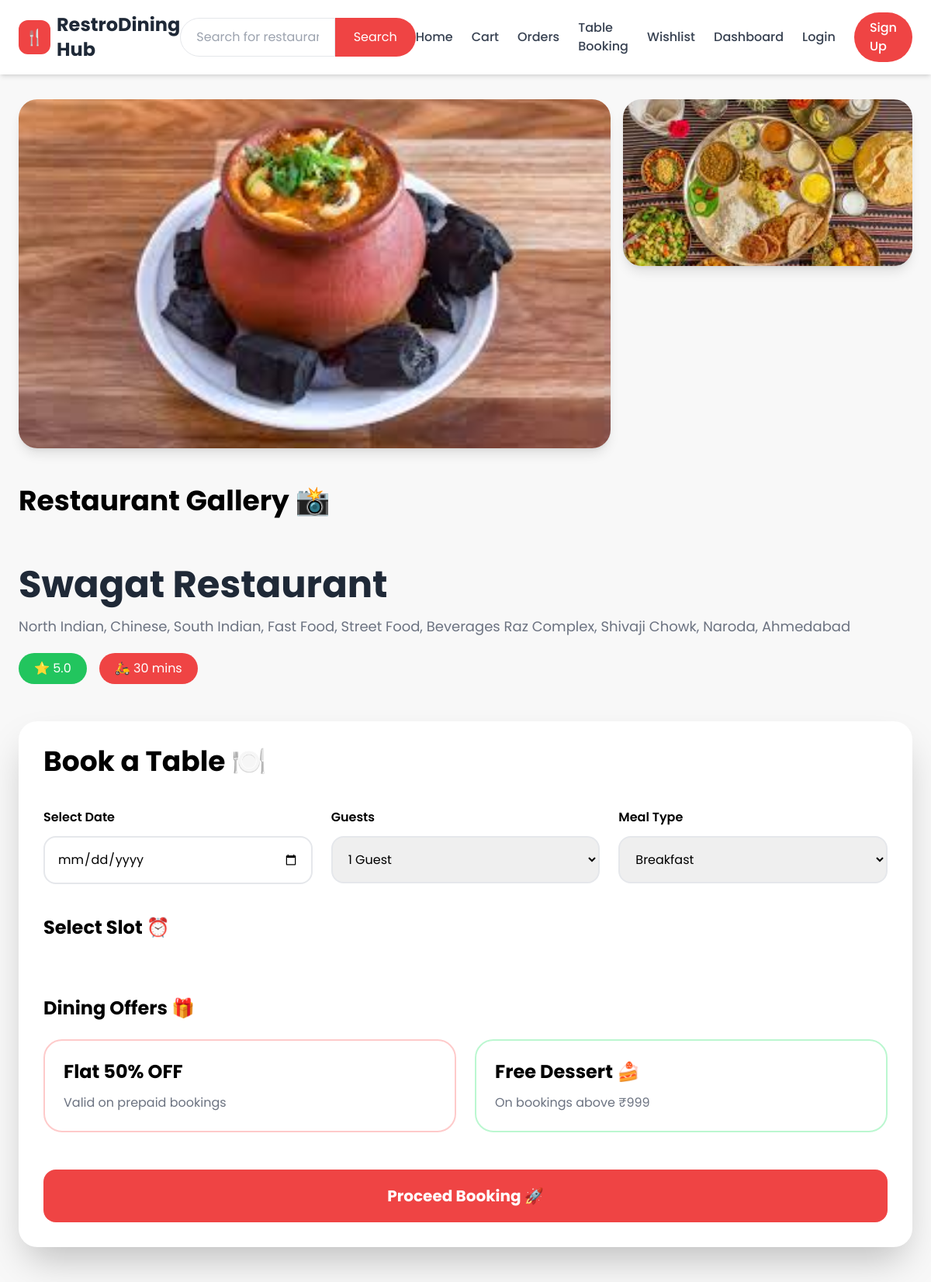
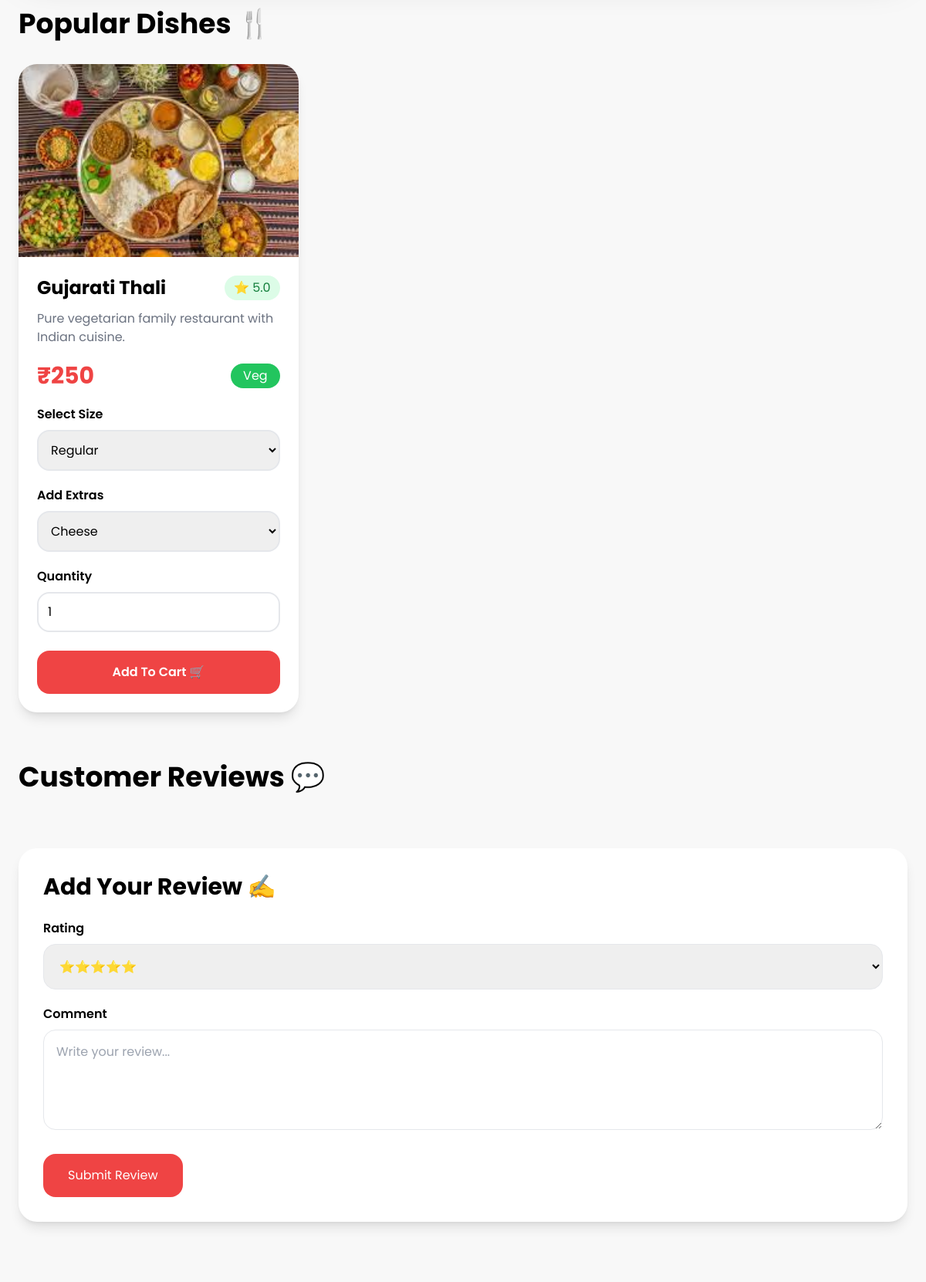
Page /restaurant/1/ (upper part) on the committed database (2 pictures, top to bottom).
### restaurant/models.py (models this page shows, shortened)
class Restaurant(models.Model):
    name = models.CharField(max_length=100)
    address = models.TextField()
    image = models.ImageField(upload_to='restaurants/')
    rating = models.FloatField(default=4.0)
    delivery_time = models.CharField(
        max_length=50,
        default="30 mins"
    )

class Menu(models.Model):
    restaurant = models.ForeignKey('Restaurant', on_delete=models.CASCADE)
    name = models.CharField(max_length=100)
    category = models.ForeignKey(Category, on_delete=models.CASCADE)
    price = models.IntegerField()
    is_veg = models.BooleanField(default=True)
    available = models.BooleanField(default=True)
    offer = models.CharField(max_length=100, blank=True, null=True)
    rating = models.FloatField(default=4.0)
    delivery_time = models.CharField(max_length=50, default="30 mins")
    description = models.TextField()
    image = models.ImageField(upload_to='menu_images/')
    created_at = models.DateTimeField(auto_now_add=True)

### restaurant/views.py (the view)
# urls.py: path('restaurant/<int:id>/', views.restaurant_detail, name='restaurant_detail'),
def restaurant_detail(request, id):
    restaurant = get_object_or_404(Restaurant, id=id)
    return render(request, 'restaurant_detail.html', {
        'restaurant': restaurant,
        'items': Menu.objects.filter(restaurant=restaurant),
        'reviews': Review.objects.filter(menu__restaurant=restaurant),
    })

### templates/restaurant_detail.html (shortened to what this page needs)
{% extends 'base.html' %}
{% block content %}
<div class="max-w-7xl mx-auto px-6 mt-8">
    <div class="grid md:grid-cols-3 gap-4">
        <div class="md:col-span-2">
            <img
            src="{{ restaurant.image.url }}"
            class="w-full h-[450px] object-cover rounded-3xl shadow-lg">
        </div>
        <div class="grid grid-rows-2 gap-4">
            {% for item in items|slice:":2" %}
            <img
            src="{{ item.image.url }}"
            class="w-full h-[215px] object-cover rounded-3xl shadow-lg">
            {% endfor %}
        </div>
    </div>
    <div class="mt-12">
        <h2 class="text-4xl font-bold mb-8">
            Restaurant Gallery 📸
        </h2>
    </div>
    <div class="mt-8 flex flex-col md:flex-row justify-between gap-6">
        <div>
            <h1 class="text-5xl font-bold text-gray-800">
                {{ restaurant.name }}
            </h1>
            <p class="text-gray-500 mt-4 text-lg">
                {{ restaurant.address }}
            </p>
            <div class="flex gap-4 mt-5">
                <span class="bg-green-500 text-white px-5 py-2 rounded-full">
                    ⭐ {{ restaurant.rating }}
                </span>
                <span class="bg-red-500 text-white px-5 py-2 rounded-full">
                    🛵 {{ restaurant.delivery_time }}
                </span>
            </div>
        </div>
    </div>
    <div class="bg-white shadow-2xl rounded-3xl p-8 mt-12">
        <h2 class="text-4xl font-bold mb-10">
            Book a Table 🍽️
        </h2>
        <form action="/confirm-booking/" method="POST">
            <div class="grid md:grid-cols-3 gap-6">
                <div>
                    <label class="font-semibold block mb-3">
                        Select Date
                    </label>
                    <input
                    type="date"
                    name="date"
                    class="w-full border-2 border-gray-200 p-4 rounded-2xl focus:outline-none focus:border-red-500">
                </div>
                <div>
                    <label class="font-semibold block mb-3">
                        Guests
                    </label>
                    <select
                    name="guests"
                    class="w-full border-2 border-gray-200 p-4 rounded-2xl focus:outline-none focus:border-red-500">
                        <option>1 Guest</option>
                    </select>
                </div>
                <div>
                    <label class="font-semibold block mb-3">
                        Meal Type
                    </label>
                    <select
                    name="meal"
                    class="w-full border-2 border-gray-200 p-4 rounded-2xl focus:outline-none focus:border-red-500">
                        <option>Breakfast</option>
                    </select>
                </div>
            </div>
            <div class="mt-10">
                <h3 class="text-2xl font-bold mb-6">
                    Select Slot ⏰
                </h3>
            </div>
            <div class="mt-12">
                <h3 class="text-2xl font-bold mb-6">
                    Dining Offers 🎁
                </h3>
                <div class="grid md:grid-cols-2 gap-6">
                    <div class="border-2 border-red-200 rounded-3xl p-6">
                        <h4 class="text-2xl font-bold">
                            Flat 50% OFF
                        </h4>
                        <p class="text-gray-500 mt-3">
                            Valid on prepaid bookings
                        </p>
                    </div>
                    <div class="border-2 border-green-200 rounded-3xl p-6">
                        <h4 class="text-2xl font-bold">
                            Free Dessert 🍰
                        </h4>
                        <p class="text-gray-500 mt-3">
                            On bookings above ₹999
                        </p>
                    </div>
                </div>
            </div>
            <button
            class="w-full bg-red-500 hover:bg-red-600 text-white py-5 rounded-2xl text-xl font-bold mt-12 transition duration-300">
                Proceed Booking 🚀
            </button>
        </form>
    </div>
    <div class="mt-14">
        <h2 class="text-4xl font-bold mb-8">
            Popular Dishes 🍴
        </h2>
        <div class="grid md:grid-cols-3 gap-8">
            {% for item in items %}
            <div class="bg-white rounded-3xl overflow-hidden shadow-lg hover:scale-105 transition duration-300">
                <img
                src="{{ item.image.url }}"
                class="w-full h-[250px] object-cover">
                <div class="p-6">
                    <div class="flex justify-between items-center">
                        <h3 class="text-2xl font-bold">
                            {{ item.name }}
                        </h3>
                        <span class="bg-green-100 text-green-700 px-3 py-1 rounded-full">
                            ⭐ {{ item.rating }}
                        </span>
                    </div>
                    <p class="text-gray-500 mt-3">
                        {{ item.description }}
                    </p>
                    <div class="flex justify-between items-center mt-5">
                        <h4 class="text-3xl font-bold text-red-500">
                            ₹{{ item.price }}
                        </h4>
                        {% if item.is_veg %}
                        <span class="bg-green-500 text-white px-4 py-1 rounded-full">
                            Veg
                        </span>
                        {% else %}
                        <span class="bg-red-500 text-white px-4 py-1 rounded-full">
                            Non Veg
                        </span>
                        {% endif %}
                    </div>
                    <form action="/add-to-cart/{{ item.id }}/" method="POST">
                        <div class="mt-5">
                            <label class="font-semibold block mb-2">
                                Select Size
                            </label>
                            <select
                            name="size"
                            class="w-full border-2 border-gray-200 p-3 rounded-2xl">
                                <option>Regular</option>
                            </select>
                        </div>
                        <div class="mt-5">
                            <label class="font-semibold block mb-2">
                                Add Extras
                            </label>
                            <select
                            name="extra"
                            class="w-full border-2 border-gray-200 p-3 rounded-2xl">
                                <option>Cheese</option>
                            </select>
                        </div>
                        <div class="mt-5">
                            <label class="font-semibold block mb-2">
                                Quantity
                            </label>
                            <input
                            type="number"
                            name="quantity"
                            value="1"
                            min="1"
                            class="w-full border-2 border-gray-200 p-3 rounded-2xl">
                        </div>
                        <button
                        class="w-full bg-red-500 hover:bg-red-600 text-white py-4 rounded-2xl mt-6 font-semibold">
                            Add To Cart 🛒
                        </button>
                    </form>
                </div>
            </div>
            {% endfor %}
        </div>
    </div>
    <div class="mt-16 mb-20">
        <h2 class="text-4xl font-bold mb-8">
            Customer Reviews 💬
        </h2>
        <div class="bg-white p-8 rounded-3xl shadow-lg mt-10">
            <h2 class="text-3xl font-bold mb-6">
                Add Your Review ✍️
            </h2>
            <form method="POST"
                  action="/review/{{ items.first.id }}/">
                <label class="font-semibold">
                    Rating
                </label>
                <select
                name="rating"
                class="w-full border p-4 rounded-2xl mt-2 mb-5">
                    <option value="5">⭐⭐⭐⭐⭐</option>
                </select>
                <label class="font-semibold">
                    Comment
                </label>
                <textarea
                name="comment"
                rows="4"
                placeholder="Write your review..."
                class="w-full border p-4 rounded-2xl mt-2"></textarea>
                <button
                class="bg-red-500 hover:bg-red-600 text-white px-8 py-4 rounded-2xl mt-6">
                    Submit Review
                </button>
            </form>
        </div>
    </div>
</div>
{% endblock %}

### templates/base.html (shortened to what this page needs)
<!DOCTYPE html>
<html lang="en">
<head>
    <script src="https://cdn.tailwindcss.com"></script>
</head>
<body>
    <nav class="bg-white shadow-md sticky top-0 z-50">
        <div class="max-w-7xl mx-auto px-6 py-4 flex items-center justify-between">
            <div class="flex items-center gap-2">
                <div class="bg-red-500 text-white p-2 rounded-xl text-xl">🍴</div>
                <h1 class="text-2xl font-bold text-gray-800">RestroDining Hub</h1>
            </div>
            <form method="GET" class="hidden md:flex w-[45%]">
                <input type="text" name="q" placeholder="Search for restaurant, food..." class="w-full px-5 py-3 rounded-l-full border outline-none">
                <button class="bg-red-500 hover:bg-red-600 text-white px-6 rounded-r-full">Search</button>
            </form>
            <div class="flex items-center gap-6 text-gray-700 font-medium">
                <a href="/" class="hover:text-red-500">Home</a>
                <a href="/cart/" class="hover:text-red-500">Cart</a>
                <a href="/orders/" class="hover:text-red-500">Orders</a>
                <a href="/tables/" class="hover:text-red-500">Table Booking</a>
                <a href="/wishlist/" class="hover:text-red-500">Wishlist</a>
                <a href="/dashboard/" class="hover:text-red-500">Dashboard</a>
                {% if user.is_authenticated %}
                <form action="/logout/" method="POST" class="inline">
                    {% csrf_token %}
                    <button class="bg-black text-white px-5 py-2 rounded-full hover:bg-gray-800">Logout</button>
                </form>
                {% else %}
                <a href="/login/" class="hover:text-red-500">Login</a>
                <a href="/register/" class="bg-red-500 text-white px-5 py-2 rounded-full hover:bg-red-600">Sign Up</a>
                {% endif %}
            </div>
        </div>
    </nav>
    <main>
        {% block content %}
        {% endblock %}
    </main>
</body>
</html>

### templates/base.html (style rules this page uses)
* { font-family: 'Poppins', sans-serif; }
body { background: #f8f8f8; }

### rows in the picture
Restaurant: image (picture), name "Swagat Restaurant", address "North Indian, Chinese, South Indian, Fast Food, Street Food, Beverages Raz Complex, Shivaji Chowk, Naroda, Ahmedabad", rating "5.0", delivery_time "30 mins"
Menu: image (picture), name "Gujarati Thali", rating "5.0", description "Pure vegetarian family restaurant with Indian cuisine.", price "250", is_veg "Veg"
